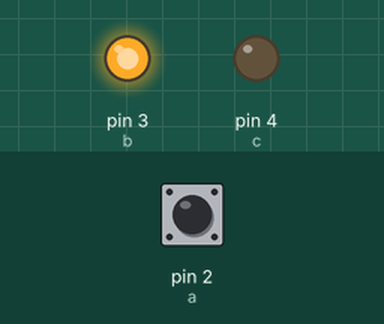
Simulated run of this sketch. Board: Arduino Uno, built with avr-gcc and run on an emulated ATmega328P. On the bench: output pins drawn as LEDs (lit = HIGH). Dashed ring = blinking. The inputs (shaded band) are chosen by the test bench; at power-on: pin 2 (a) LOW.

Above: at 1.2 s.
1.3 s: pin 2 (a) pulsed HIGH 5 times (0.12 s each, 0.3 s apart)
At 2.12 s:
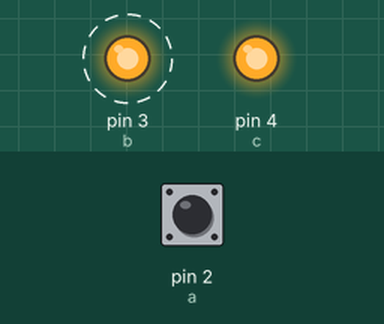
At 3.4 s:
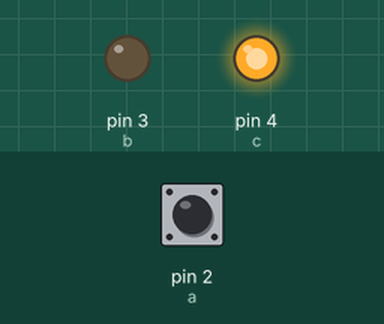
Timing chart, 0 to 4.9 s (numbered marks = the images above; inputs shaded):
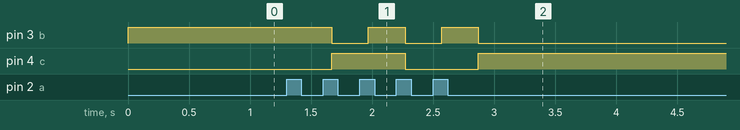

Measured:
- after the input at 1.3 s, pin 3 (b): alternates HIGH for 0.30 s and LOW for 0.30 s, 5 changes in all, then stays LOW, starting after 0.37 s; pin 4 (c): LOW → HIGH after 0.37 s, → LOW 0.60 s later, → HIGH 0.60 s later

The sketch:

Blinkeazy2.ino
```cpp
int a = 2, b = 3, c = 4;
int tade = 0;
void setup() {
  Serial.begin(9600);
  pinMode(a, INPUT);
  pinMode(b, OUTPUT);
  pinMode(c, OUTPUT);
}

// the loop function runs over and over again forever
void loop() {
  //BUTTON
  if (digitalRead(a) == HIGH) {
    while (digitalRead(a) == HIGH) {}
    delay(250);
    //WHAT BUTTON WILL DO
    tade++;
    if (tade == 4) {
      tade = 0;
    }
  }
  //BUTTON END

  if (tade == 0) {
    digitalWrite(b, HIGH);
    digitalWrite(c, LOW);
  }
  else if (tade == 1) {
    digitalWrite(b, LOW);
    digitalWrite(c, HIGH);
  }
  else if (tade == 2) {
    digitalWrite(b, HIGH);
    digitalWrite(c, HIGH);
  }
  else if (tade ==3) {
    digitalWrite(b, LOW);
    digitalWrite(c, LOW);
  }

  //BUTTON END
  switch (tade) {
    case 0:
      digitalWrite(b, HIGH);
      digitalWrite(c, LOW);
      break;
    case 1:
      digitalWrite(b, LOW);
      digitalWrite(c, HIGH);
      break;
    case 2:
      digitalWrite(b, HIGH);
      digitalWrite(c, HIGH);
      break;
    case 3:
      digitalWrite(b, LOW);
      digitalWrite(c, LOW);
      break;
  }
}
```
